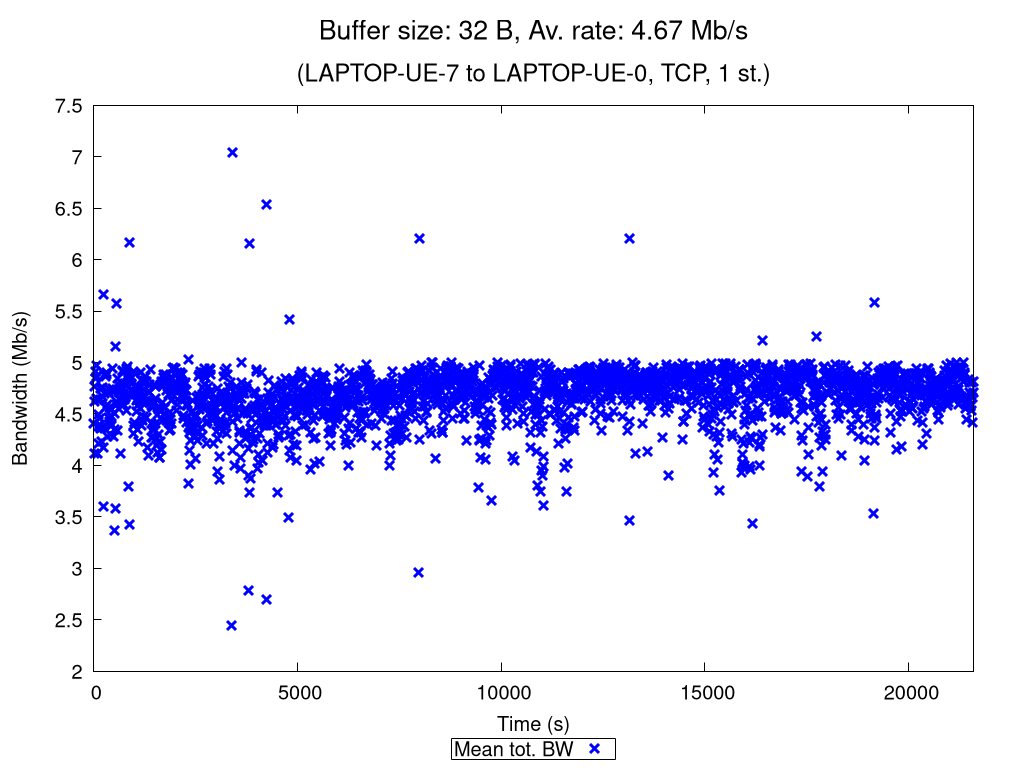

Recreate this plot in gnuplot.
set terminal pngcairo nocrop enhanced size 1024,768 font "Verdana,15"
set output "TCP_1_st_2020_12_05_00-21-22_two2one_00032B.png"

set title "{/=20 Buffer size: 32 B, Av. rate: 4.67 Mb/s}\n\n{/=18 (LAPTOP-UE-7 to LAPTOP-UE-0, TCP, 1 st.)}"

set xlabel "Time (s)"
set ylabel "Bandwidth (Mb/s)"
set ytics nomirror
set key bmargin center horizontal box samplen 1 width -1
set bmargin 4.6
set rmargin 4.5

rf = 1000000.0  # rate factor
set style fill transparent solid 0.2 noborder
set autoscale xfix
plot "TCP_1_st_2020_12_05_00-21-22_two2one_00032B_iperf_processed.dat" using 1:($2/rf-$3/rf):($2/rf+$3/rf) with filledcurves lc rgb "blue" notitle, \
     "" using 1:($2/rf) with points pt 2 ps 1.5 lw 3 lc rgb "blue" title "Mean tot. BW", \
